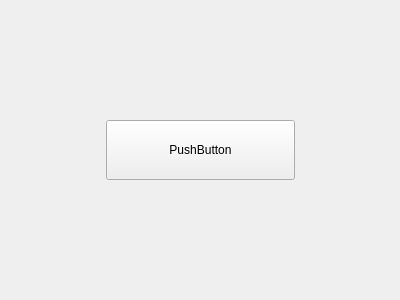
<?xml version="1.0" encoding="UTF-8"?>
<ui version="4.0">
 <class>RoleSelection</class>
 <widget class="QWidget" name="RoleSelection">
  <property name="geometry">
   <rect>
    <x>0</x>
    <y>0</y>
    <width>400</width>
    <height>300</height>
   </rect>
  </property>
  <property name="windowTitle">
   <string>Form</string>
  </property>
  <layout class="QHBoxLayout" name="horizontalLayout" stretch="1,2,1">
   <item>
    <spacer name="horizontalSpacer">
     <property name="orientation">
      <enum>Qt::Orientation::Horizontal</enum>
     </property>
     <property name="sizeHint" stdset="0">
      <size>
       <width>40</width>
       <height>20</height>
      </size>
     </property>
    </spacer>
   </item>
   <item>
    <widget class="QPushButton" name="pushButton">
     <property name="sizePolicy">
      <sizepolicy hsizetype="MinimumExpanding" vsizetype="MinimumExpanding">
       <horstretch>0</horstretch>
       <verstretch>0</verstretch>
      </sizepolicy>
     </property>
     <property name="maximumSize">
      <size>
       <width>200</width>
       <height>60</height>
      </size>
     </property>
     <property name="text">
      <string>PushButton</string>
     </property>
    </widget>
   </item>
   <item>
    <spacer name="horizontalSpacer_2">
     <property name="orientation">
      <enum>Qt::Orientation::Horizontal</enum>
     </property>
     <property name="sizeHint" stdset="0">
      <size>
       <width>40</width>
       <height>20</height>
      </size>
     </property>
    </spacer>
   </item>
  </layout>
 </widget>
 <resources/>
 <connections/>
</ui>
